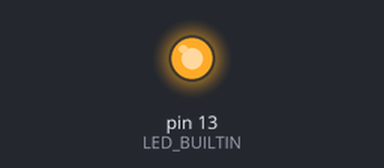
Bench run of a sketch on a simulated Arduino Uno, built with avr-gcc and run on an emulated ATmega328P. Parts: output pins drawn as LEDs (lit = HIGH).

Above: at 1.0 s.
At 5.5 s:
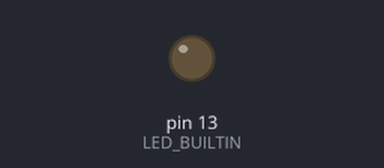
Timing chart, 0 to 6.9 s (numbered marks = the images above):
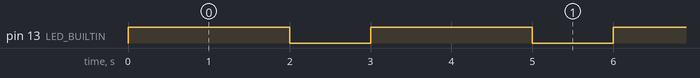

Measured:
- by itself, pin 13 (LED_BUILTIN): alternates HIGH for 2.0 s and LOW for 1.0 s

The sketch:

lab1-1.ino
```cpp
// ----------------------------------
// Module name:
//     lab1-1.ino
//
// Description:
//     Turn on the builtin LED for 2 seconds and turn off for 1 second
//
// Rev.0 28,June 2017
// ----------------------------------

// -------------------------------
// blinkBultinLED
//
// Purpose:
//    Blink the builtin LED for certain time
//
// Parameters:
//    [in] int onTime  - how long does the light turn on
//    [in] int offTime - how long does the light go off
//
// Return:
//    None
//
// Rev.0  28,June 2017
// ------------------------------
void blinkBuiltinLED(int onTime, int offTime)
{
  digitalWrite(LED_BUILTIN, HIGH);   // turn the LED on (HIGH is the voltage level)
  delay(onTime);                     // wait for certain seconds
  digitalWrite(LED_BUILTIN, LOW);    // turn the LED off by making the voltage LOW
  delay(offTime);                    // wait for certain seconds
}

// the setup function runs once when you press reset or power the board
void setup()
{
  // initialize digital pin LED_BUILTIN as an output.
  pinMode(LED_BUILTIN, OUTPUT);
}

// the loop function runs over and over again forever
void loop()
{
  // 2 seconds on and 1 second off
  blinkBuiltinLED(2000, 1000);
}
```
